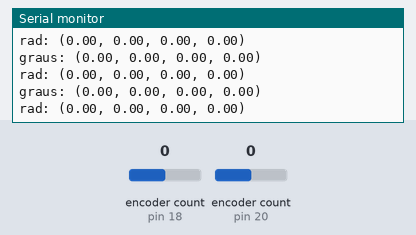
A sketch run on a simulated Arduino Uno, built with avr-gcc and run on an emulated ATmega328P. Shown: the last lines printed to the serial monitor. The inputs (shaded band) are chosen by the test bench; at power-on: encoder count (sensors on pin 18, pin 20) 0.

Above: at 1.2 s.
1.3 s: encoder count (sensor on pin 18) set to -1
At 1.56 s:
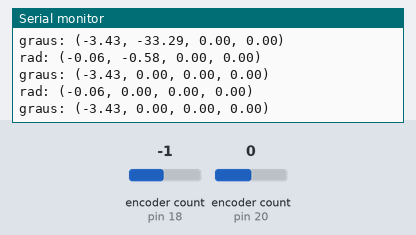
4.3 s: encoder count (sensor on pin 20) set to 4
At 4.36 s:
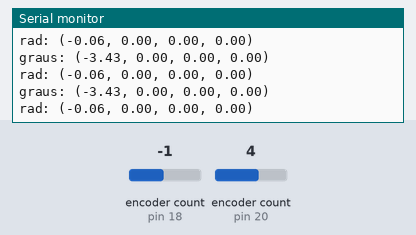
7.3 s: encoder count (sensor on pin 18) set to 0
At 7.37 s:
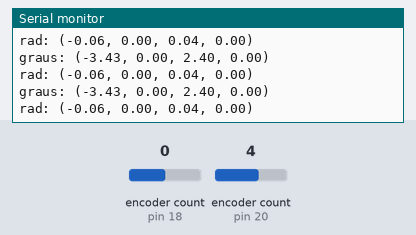
10.3 s: encoder count (sensor on pin 20) set to 3
At 10.38 s:
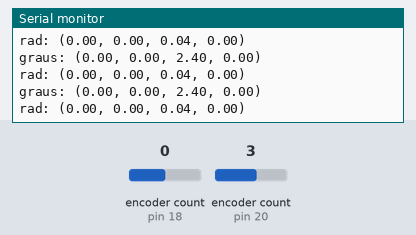
Timing chart, 0 to 13.3 s (numbered marks = the images above; inputs shaded):
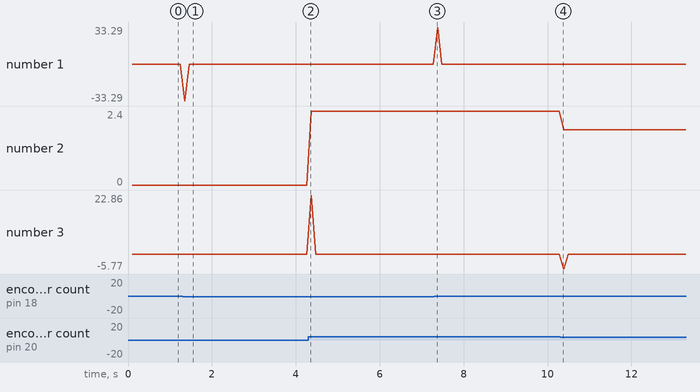

The sketch:

POSICOESEVELOCIDADESFURUTA.ino
```cpp
#include <Encoder.h>

//POSIÇÕES E VELOCIDADES

// Pinos do Encoder do Motor (Braço)
const int motorEncoderPinA = 18;   // Fio Amarelo
const int motorEncoderPinB = 19;   // Fio Verde

// Pinos do Encoder do Pêndulo
const int pendulumEncoderPinA = 20; // Fio Branco
const int pendulumEncoderPinB = 21; // Fio Verde

// Cria os objetos encoder para o motor e o pêndulo
Encoder motorEncoder(motorEncoderPinA, motorEncoderPinB);
Encoder pendulumEncoder(pendulumEncoderPinA, pendulumEncoderPinB);

// Constantes de conversão para posições em graus e radianos
const float pulsesPerDegreePendulum = 6.6667;
const float pulsesPerDegreeMotor = 1.1667;
const float pulsesPerRadianPendulum = pulsesPerDegreePendulum * 57.2958;
const float pulsesPerRadianMotor = pulsesPerDegreeMotor * 57.2958;

// Variáveis para armazenar posições e velocidades
float motorPositionDegrees = 0, motorPositionRadians = 0;
float pendulumPositionDegrees = 0, pendulumPositionRadians = 0;
float motorVelocityDegrees = 0, motorVelocityRadians = 0;
float pendulumVelocityDegrees = 0, pendulumVelocityRadians = 0;

// Variáveis para armazenar as últimas posições
long motorLastPositionPulses = 0;
long pendulumLastPositionPulses = 0;
unsigned long lastTime = 0; // Para calcular o intervalo de tempo (Δt)

void setup() {
    Serial.begin(9600);
    lastTime = millis(); // Inicializa o tempo
}

void loop() {
    unsigned long currentTime = millis();
    float deltaTime = (currentTime - lastTime) / 1000.0; // Intervalo de tempo em segundos

    // Leitura da posição atual dos encoders (em pulsos)
    long motorPositionPulses = motorEncoder.read();
    long pendulumPositionPulses = pendulumEncoder.read();

    // Converte as posições para graus e radianos
    motorPositionDegrees = motorPositionPulses / pulsesPerDegreeMotor;
    motorPositionRadians = motorPositionPulses / pulsesPerRadianMotor;
    pendulumPositionDegrees = pendulumPositionPulses / pulsesPerDegreePendulum;
    pendulumPositionRadians = pendulumPositionPulses / pulsesPerRadianPendulum;

    // Calcula as velocidades em graus/s e rad/s para o motor
    motorVelocityDegrees = (motorPositionDegrees - (motorLastPositionPulses / pulsesPerDegreeMotor)) / deltaTime;
    motorVelocityRadians = (motorPositionRadians - (motorLastPositionPulses / pulsesPerRadianMotor)) / deltaTime;

    // Calcula as velocidades em graus/s e rad/s para o pêndulo
    pendulumVelocityDegrees = (pendulumPositionDegrees - (pendulumLastPositionPulses / pulsesPerDegreePendulum)) / deltaTime;
    pendulumVelocityRadians = (pendulumPositionRadians - (pendulumLastPositionPulses / pulsesPerRadianPendulum)) / deltaTime;

    // Atualiza as últimas posições e tempo para a próxima leitura
    motorLastPositionPulses = motorPositionPulses;
    pendulumLastPositionPulses = pendulumPositionPulses;
    lastTime = currentTime;

    // Exibe os dados no Serial Monitor no formato solicitado
    Serial.print("graus: (");
    Serial.print(motorPositionDegrees);
    Serial.print(", ");
    Serial.print(motorVelocityDegrees);
    Serial.print(", ");
    Serial.print(pendulumPositionDegrees);
    Serial.print(", ");
    Serial.print(pendulumVelocityDegrees);
    Serial.println(")");

    Serial.print("rad: (");
    Serial.print(motorPositionRadians);
    Serial.print(", ");
    Serial.print(motorVelocityRadians);
    Serial.print(", ");
    Serial.print(pendulumPositionRadians);
    Serial.print(", ");
    Serial.print(pendulumVelocityRadians);
    Serial.println(")");

    Serial.println(); // Linha em branco para separar cada leitura

    // Pequeno atraso para evitar excesso de dados no Serial Monitor
    delay(100);
}
```

Measured:
- after the input at 1.3 s, the serial monitor: prints a new line after 0.05 s (image 1)
- plotted number 2: 0 → 2.4 after the input at 4.3 s, 2.4 → 1.8 after the input at 10.3 s
